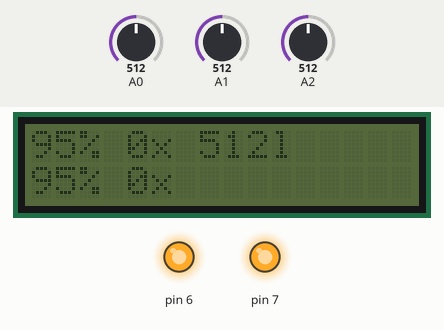
Bench run of a program on a simulated Arduino Uno, built with avr-gcc and run on an emulated ATmega328P. Shown: 16×2 character LCD, output pins drawn as LEDs (lit = HIGH). The test bench sets the inputs (shaded band); at power-on: A0 = 512, A1 = 512, A2 = 512. What the program prints to the serial monitor is not drawn.

Above: at 1.2 s.
1.3 s: A0 set to 716
At 2.8 s:
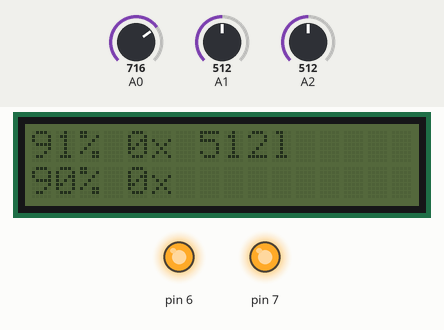
5.7 s: A1 set to 716
At 8.6 s:
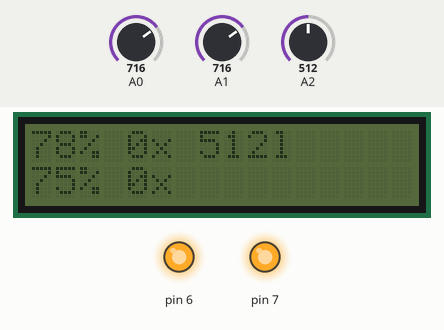
11.1 s: A1 set to 310
At 14.4 s:
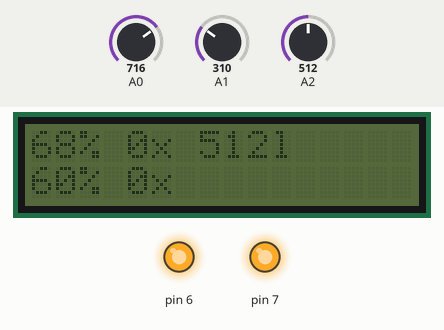
16.7 s: A1 set to 288
At 22.2 s:
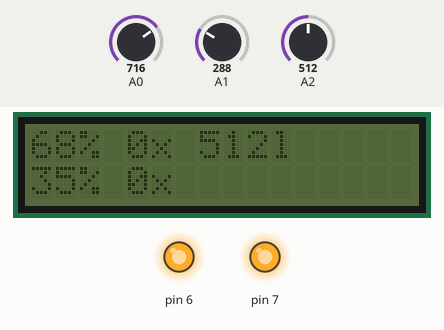
22.3 s: A2 set to 716
At 25.2 s:
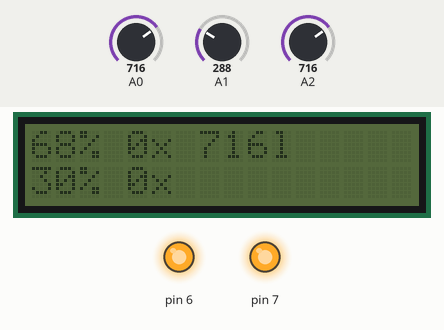
27.2 s: A0 set to 511
At 30.6 s:
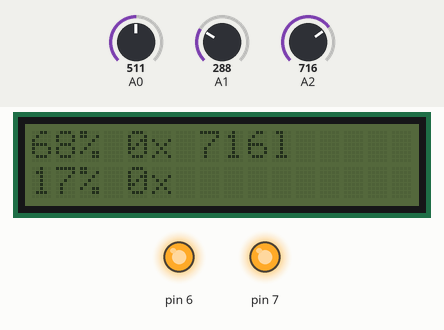
Timing chart, 0 to 31.7 s (numbered marks = the images above; inputs shaded):
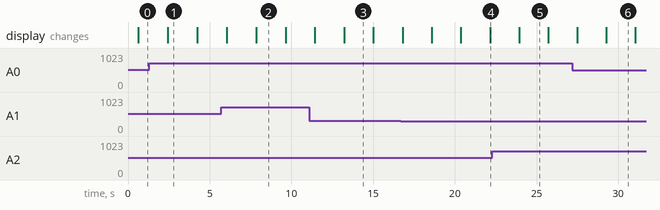

The program:

main.cpp
```cpp
#include <Arduino.h>
#include <Wire.h>
#include <LiquidCrystal_I2C.h>
#include "plant.h"

const int AirValue = 564;   //you need to replace this value with Value_1
const int WaterValue = 300;  //you need to replace this value with Value_2
uint64_t timestamp = 0;
bool backlight = false;

michal_moisture_checker::Plant myPlant1 = michal_moisture_checker::Plant(A1, PIN6, &timestamp);
michal_moisture_checker::Plant myPlant2 = michal_moisture_checker::Plant(A0, PIN7, &timestamp);

LiquidCrystal_I2C lcd(0x27,16,2);

void setup() {
    Serial.begin(9600);
    Serial.println("Starting setup");

    Serial.println("Setting up PINS - started");
    pinMode(PIN7, OUTPUT);
    pinMode(PIN6, OUTPUT);
    digitalWrite(PIN7, HIGH);
    digitalWrite(PIN6, HIGH);
    Serial.println("Setting up PINS - finished");


    // Init LED
    Serial.println("Setting up LED - started");
    lcd.init();
    Serial.println("Setting up LED - finished");


    // Serial.println("Setting up LED interrupt - started");

    // pinMode(PIN2, INPUT);
    // attachInterrupt(digitalPinToInterrupt(PIN2), enableBacklight, RISING);
    // Serial.println("Setting up LED interrupt - finished");


}

void loop() {
    Serial.println("---------------------------------------");
    Serial.print("Starting iteration at ");
    Serial.println((unsigned int) timestamp);
    myPlant1.MeasureMoistureLevel();
    myPlant2.MeasureMoistureLevel();

    int lightLevel = analogRead(A2);
    Serial.print("Light level: ");
    Serial.println(lightLevel);

    lcd.setBacklight(backlight);
    lcd.clear();

    // Plant 1
    lcd.setCursor(0, 0);
    lcd.print("                ");
    lcd.setCursor(0, 0);
    lcd.print(myPlant1.GetWaterLevel());
    lcd.print("% ");
    lcd.print((long) myPlant1.GetWateringCounter());
    lcd.print("x ");
    lcd.print(lightLevel);
    lcd.print("l");


    // Plant 2
    lcd.setCursor(0, 1);
    lcd.print("                ");
    lcd.setCursor(0, 1);
    lcd.print(myPlant2.GetWaterLevel());
    lcd.print("% ");
    lcd.print((long) myPlant2.GetWateringCounter());
    lcd.print("x");

    Serial.println("Displaying finished");

    myPlant1.WaterPlantIfNeeded();
    myPlant2.WaterPlantIfNeeded();

    Serial.println("Delaying next loop iteration.");
    delay(1000);
    timestamp++;
}
```

constants.h
```cpp
// Constants.h

#if !defined(MICHAL_MOISTURE_CHECKER_CONSTANTS_H)
#define MICHAL_MOISTURE_CHECKER_CONSTANTS_H 1

#include <Arduino.h> // To be able to use uin_t types

const uint16_t kSensorAirValue = 564;
const uint16_t KSensorWaterValue = 300;
const uint16_t kPauseBetweenWatering = 300;

#endif
```

plant.cpp
```cpp
#include "plant.h"
#include "constants.h"

using namespace michal_moisture_checker;

bool michal_moisture_checker::Plant::ShouldWater()
{
    uint64_t timeSinceLastWatered = *m_timestamp - m_last_watering_timestamp;
    bool timeSinceWateredOk = timeSinceLastWatered > kPauseBetweenWatering;
    Serial.print("Time since last watered: ");
    Serial.print((unsigned int) timeSinceLastWatered);
    Serial.print(" timeSinceWateredOk: ");
    Serial.print(timeSinceWateredOk);

    int lightLevel = analogRead(A2);
    bool lightLevelOk = lightLevel < 20;
    Serial.print(" Light level: ");
    Serial.print(lightLevel);
    Serial.print(" lightLevelOk: ");
    Serial.print(lightLevelOk);

    int measurementsSum = 0;
    for (const int item : m_last_measurements) {
        measurementsSum += item;
    }
    int measurementAverage = measurementsSum / m_last_measurements.size();
    bool wateringLevelOk = measurementAverage < 60;
    Serial.print(" Watering level average: ");
    Serial.print(measurementAverage);
    Serial.print(" wateringLevelOk: ");
    Serial.println(wateringLevelOk);

    return timeSinceWateredOk && lightLevelOk && wateringLevelOk;
}

void Plant::MeasureMoistureLevel()
{
    Serial.print("Started reading for plant ");
    Serial.print((unsigned int) *m_timestamp);
    Serial.print(": ");

    int soilMoistureValue = analogRead(m_moisture_sensor_input);
    Serial.println(soilMoistureValue);

    int soilMoisturePercent = map(soilMoistureValue, kSensorAirValue, KSensorWaterValue, 0, 100);

    Serial.print("Resulting percentage: ");
    if (soilMoisturePercent >= 100) {
        soilMoisturePercent = 100;
        Serial.println("100 %");
    } else if (soilMoisturePercent <= 0) {
        soilMoisturePercent = 0;
        Serial.println("0 %");
    } else if (soilMoisturePercent > 0 && soilMoisturePercent < 100) {
        Serial.print(soilMoisturePercent);
        Serial.println("%");
    }
    Serial.println("End of measurement.");

    m_last_measurements.remove(0);
    m_last_measurements.push_back(soilMoisturePercent);

    Serial.print("Last measurements: [");
    for (const int element : m_last_measurements) {
        Serial.print(element);
        Serial.print(", ");
    }
    Serial.println("]");
}

int michal_moisture_checker::Plant::GetWaterLevel() {
    int measurementsSum = 0;
    for (const int item : m_last_measurements) {
        measurementsSum += item;
    }

    return measurementsSum / m_last_measurements.size();
}

uint64_t michal_moisture_checker::Plant::GetWateringCounter() {
    return m_watering_counter;
}

void Plant::WaterPlantIfNeeded(int wateringTime) {
    if (!ShouldWater()) {
        Serial.println("Watering was skipped.");
        return;
    }
    Serial.print("Watering plant for ");
    Serial.print(wateringTime);
    Serial.println(" millis");

    m_watering_counter++;
    digitalWrite(m_watering_controler_output, LOW);
    delay(wateringTime);
    digitalWrite(m_watering_controler_output, HIGH);

    m_last_watering_timestamp = *m_timestamp;

    Serial.println("Watering finished.");
}
```

plant.h
```cpp
#ifndef MICHAL_MOISTURE_CHECKER_PLANT_H_
#define MICHAL_MOISTURE_CHECKER_PLANT_H_ 1

#include <Arduino.h>
#include <Array.h>

namespace michal_moisture_checker {
    enum State { INIT, WATERED, DRYING, STOPPED };

    class Plant {
        private:
            const uint8_t m_moisture_sensor_input;
            const uint8_t m_watering_controler_output;
            State m_state = INIT;
            Array<int, 20> m_last_measurements;
            uint64_t* m_timestamp;
            uint64_t m_last_watering_timestamp;
            uint64_t m_watering_counter;
            bool ShouldWater();
        public:
            Plant(uint8_t moisture_sensor_input, uint8_t watering_controler_output, uint64_t* timestamp)
                : m_moisture_sensor_input(moisture_sensor_input)
                , m_watering_controler_output(watering_controler_output)
                , m_timestamp(timestamp)
            {
                for (int i = 0; i < 20; i++) {
                    m_last_measurements.push_back(100);
                }
            }

            void MeasureMoistureLevel();
            void WaterPlantIfNeeded(int wateringTime = 2000);
            int GetWaterLevel();
            uint64_t GetWateringCounter();
    };
}

#endif
```

Measured:
- what the display in image 1 shows lasts 1.8 s, from 2.4 s to 4.2 s
